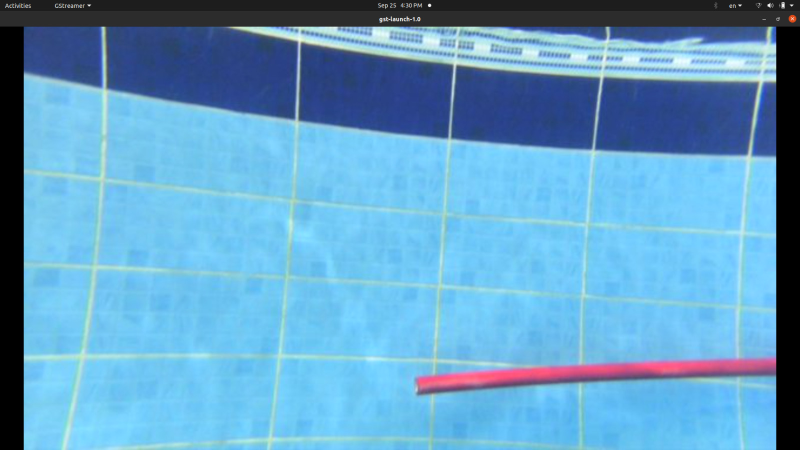
#> input picture src/color-correction/images/1.jpeg, 1600 x 900 px, given in place of 1.jpeg.jpeg, which was not available (shown at 1/2 size)
$ python channel_analyzer.py
#> lines starting #> are read from the running program, lines starting #| are printed output that depends on the picture; pictures that were not available may be replaced by others from this repository, and a replacement may not be noted
#> the answer given: ../../images/1.jpeg
"""
   Name : Abdelrahman Amr Abdelrahman El Sayed
"""
import matplotlib.pyplot as plt
from PIL import Image
import numpy as np

# helping module to visualize the green , red , blue channel (helped me to adjust parameters)
class ChannelAnalyzer:
    def __init__(self, image_path):
        self.image = Image.open(image_path)
#> self.image is the input picture: PIL image 1600x900 RGB; mean R, G, B 99, 158.7, 196.9
        self.width, self.height = self.image.size
#> self.width = 1600; self.height = 900

    def channel_analysis(self):
        imager, imageg, imageb = self.image.split()
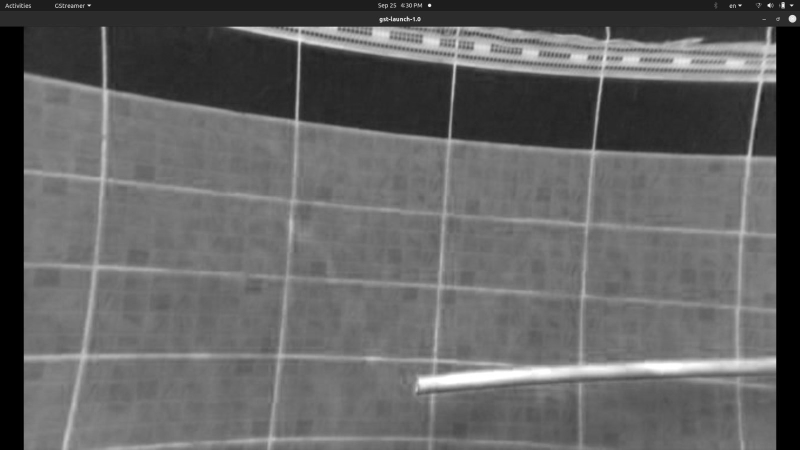
#> imager: PIL image 1600x900 L (shown at 1/2 size); min 0, max 255, mean 99
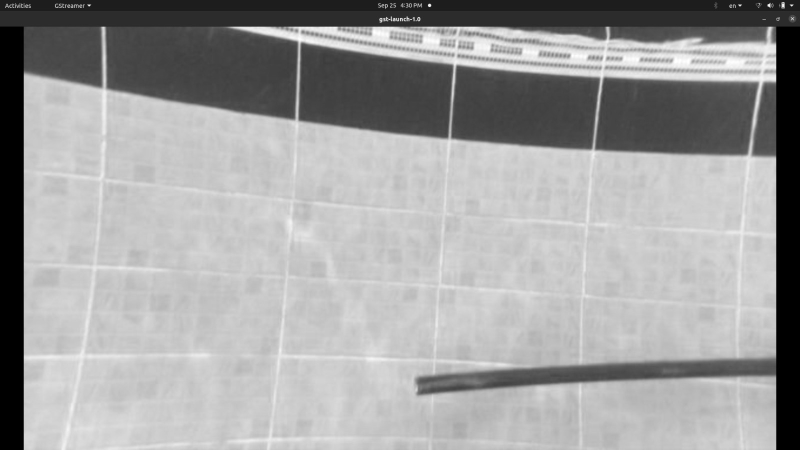
#> imageg: PIL image 1600x900 L (shown at 1/2 size); min 0, max 255, mean 158.7
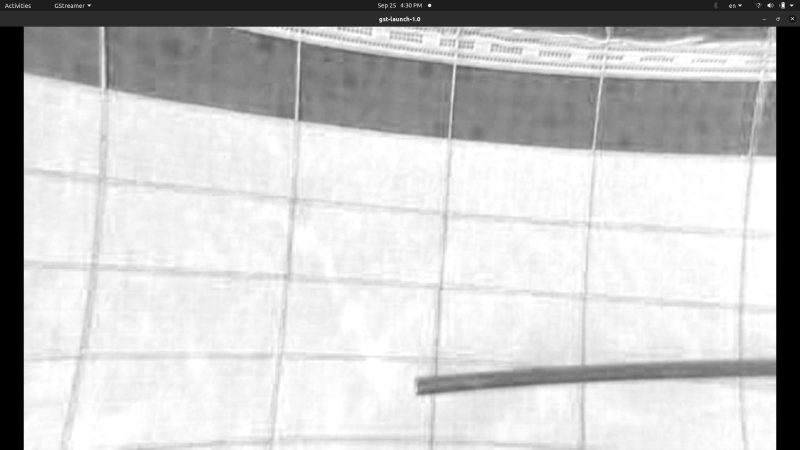
#> imageb: PIL image 1600x900 L (shown at 1/2 size); min 0, max 255, mean 196.9

        imageR = np.array(imager, dtype=np.float64)
        imageG = np.array(imageg, dtype=np.float64)
        imageB = np.array(imageb, dtype=np.float64)

        # Plot histograms for each channel
        fig, axs = plt.subplots(1, 3, figsize=(15, 5))
        axs[0].hist(imageR.flatten(), bins=256, range=(0, 255), color='r', alpha=0.7)
        axs[0].set_title('Red Channel')
        axs[0].set_xlabel('Pixel Value')
        axs[0].set_ylabel('Frequency')

        axs[1].hist(imageG.flatten(), bins=256, range=(0, 255), color='g', alpha=0.7)
        axs[1].set_title('Green Channel')
        axs[1].set_xlabel('Pixel Value')
        axs[1].set_ylabel('Frequency')

        axs[2].hist(imageB.flatten(), bins=256, range=(0, 255), color='b', alpha=0.7)
        axs[2].set_title('Blue Channel')
        axs[2].set_xlabel('Pixel Value')
        axs[2].set_ylabel('Frequency')

        plt.tight_layout()
        plt.show()
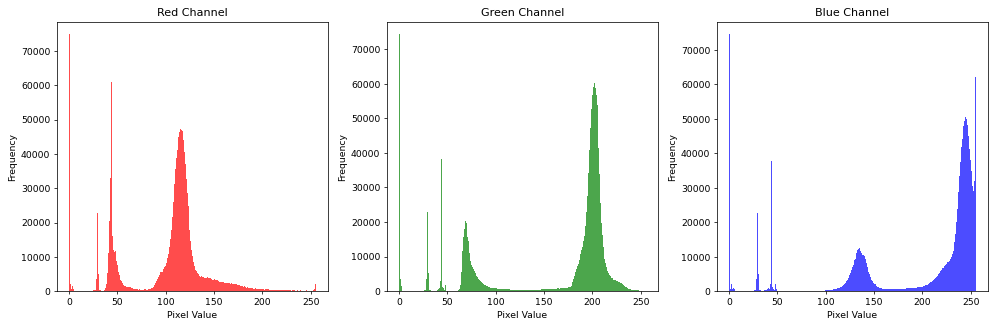
#> figure drawn by matplotlib, 3 panels; panel 1: tallest bar 74807 high, from x = 0 to 0.996; panel 2: tallest bar 74299 high, from x = 0 to 0.996; panel 3: tallest bar 74521 high, from x = 0 to 0.996
if __name__ == '__main__':
    print("Please enter the number of the image you want to process:")
    image_number = input()
    channelAnalyzer = ChannelAnalyzer(f'/Users/python/Desktop/abdelrahman_python_task_6_robotics/images/{image_number}.jpeg')
    channelAnalyzer.channel_analysis()

$ run again, on src/color-correction/images/13.jpeg
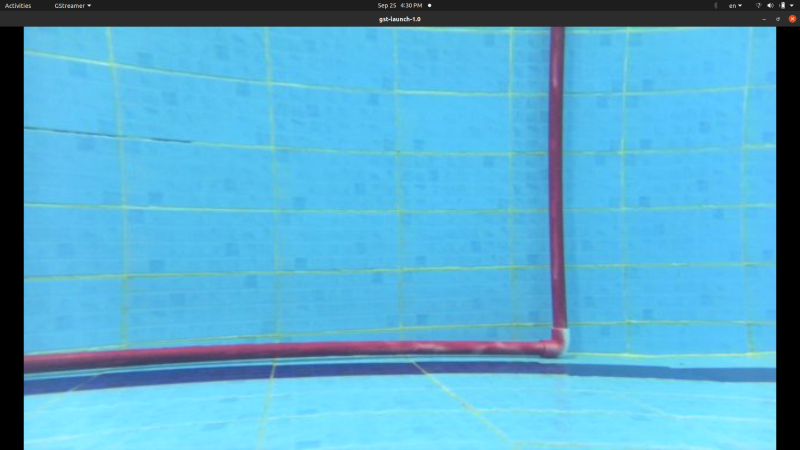
#> input picture src/color-correction/images/13.jpeg, 1600 x 900 px, given in place of 13.jpeg.jpeg, which was not available (shown at 1/2 size)
#> in __init__, self.image is the input picture: PIL image 1600x900 RGB; mean R, G, B 87, 170.8, 205.8
#> in channel_analysis, `imager, imageg, imageb = self.image.split()`:
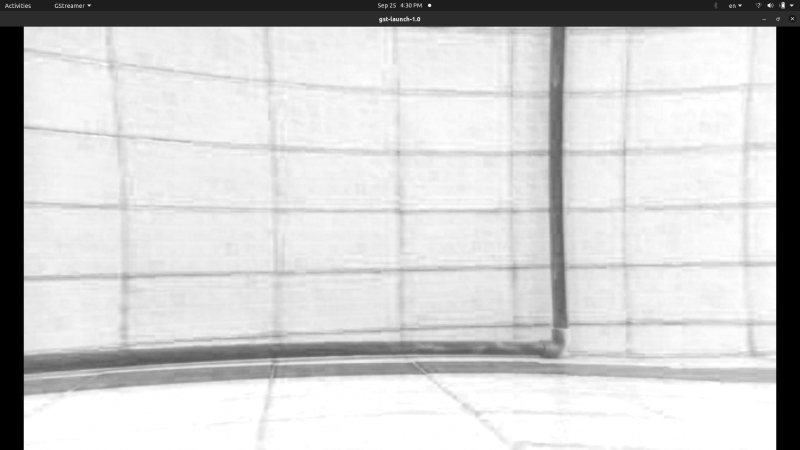
#> imageb: PIL image 1600x900 L (shown at 1/2 size); min 0, max 255, mean 205.8
#> in channel_analysis, `plt.show()`:
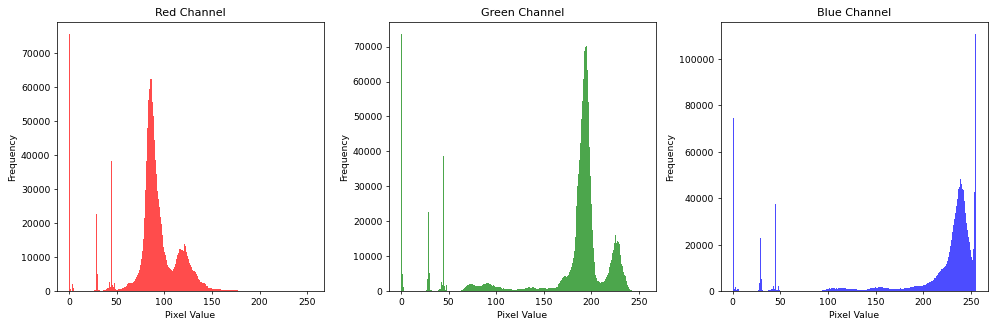
#> figure drawn by matplotlib, 3 panels; panel 1: tallest bar 75621 high, from x = 0 to 0.996; panel 2: tallest bar 73487 high, from x = 0 to 0.996; panel 3: tallest bar 110582 high, from x = 254 to 255

$ run again, on src/color-correction/images/14.jpeg
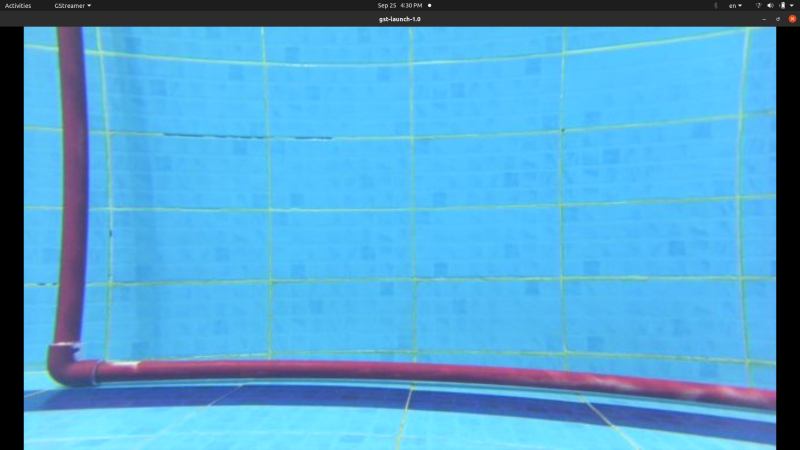
#> input picture src/color-correction/images/14.jpeg, 1600 x 900 px, given in place of 14.jpeg.jpeg, which was not available (shown at 1/2 size)
#> in __init__, self.image is the input picture: PIL image 1600x900 RGB; mean R, G, B 82.5, 163.3, 208.3
#> in channel_analysis, `imager, imageg, imageb = self.image.split()`:
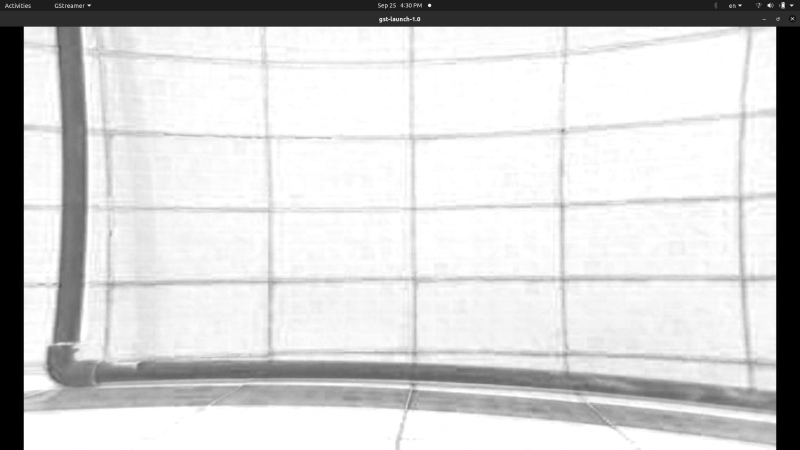
#> imageb: PIL image 1600x900 L (shown at 1/2 size); min 0, max 255, mean 208.3
#> in channel_analysis, `plt.show()`:
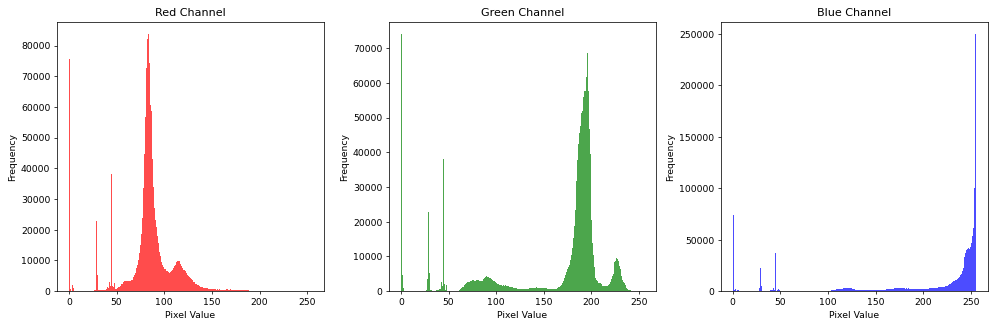
#> figure drawn by matplotlib, 3 panels; panel 1: tallest bar 83638 high, from x = 82.68 to 83.67; panel 2: tallest bar 73935 high, from x = 0 to 0.996; panel 3: tallest bar 249689 high, from x = 254 to 255

$ run again, on src/color-correction/images/15.jpeg
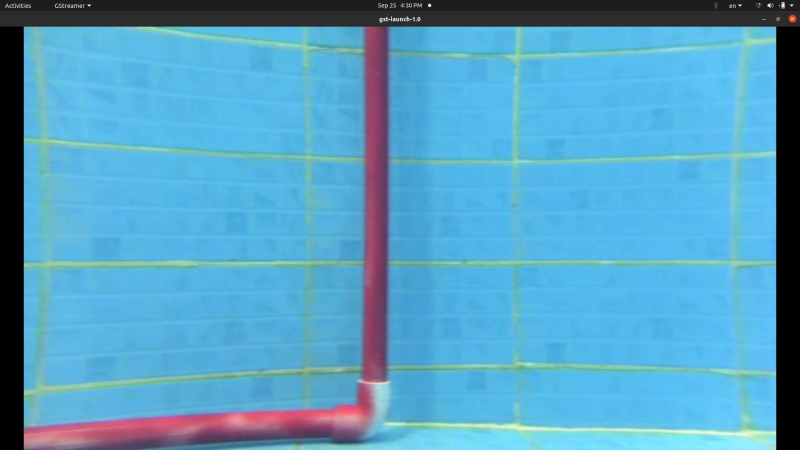
#> input picture src/color-correction/images/15.jpeg, 1600 x 900 px, given in place of 15.jpeg.jpeg, which was not available (shown at 1/2 size)
#> in __init__, self.image is the input picture: PIL image 1600x900 RGB; mean R, G, B 85.6, 160, 194.2
#> in channel_analysis, `imager, imageg, imageb = self.image.split()`:
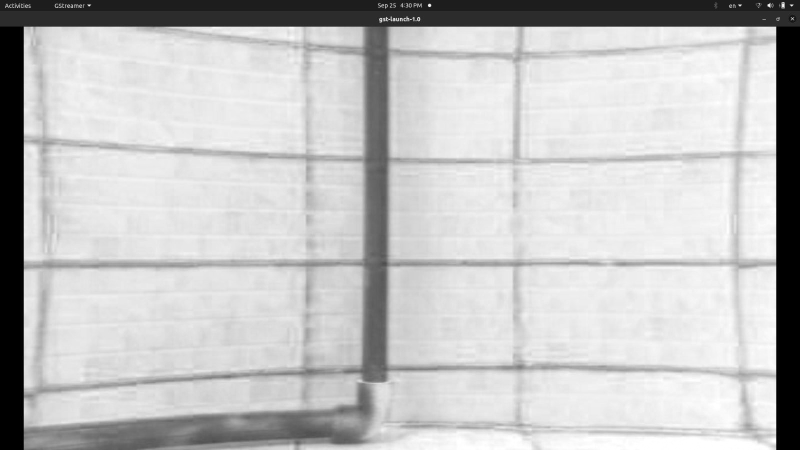
#> imageb: PIL image 1600x900 L (shown at 1/2 size); min 0, max 255, mean 194.2
#> in channel_analysis, `plt.show()`:
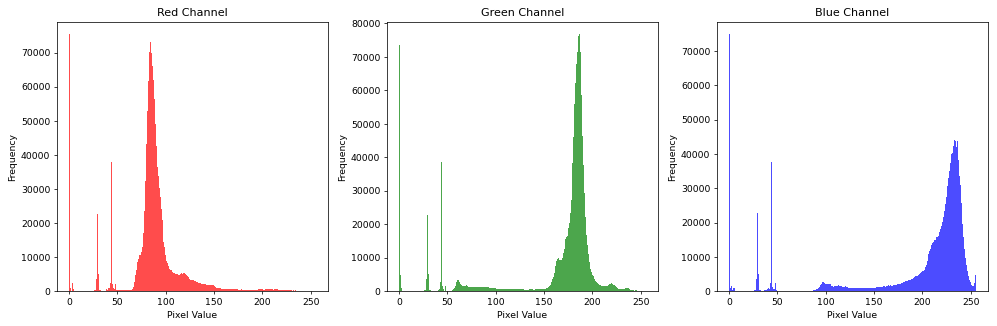
#> figure drawn by matplotlib, 3 panels; panel 1: tallest bar 75330 high, from x = 0 to 0.996; panel 2: tallest bar 76656 high, from x = 186.3 to 187.3; panel 3: tallest bar 74826 high, from x = 0 to 0.996
